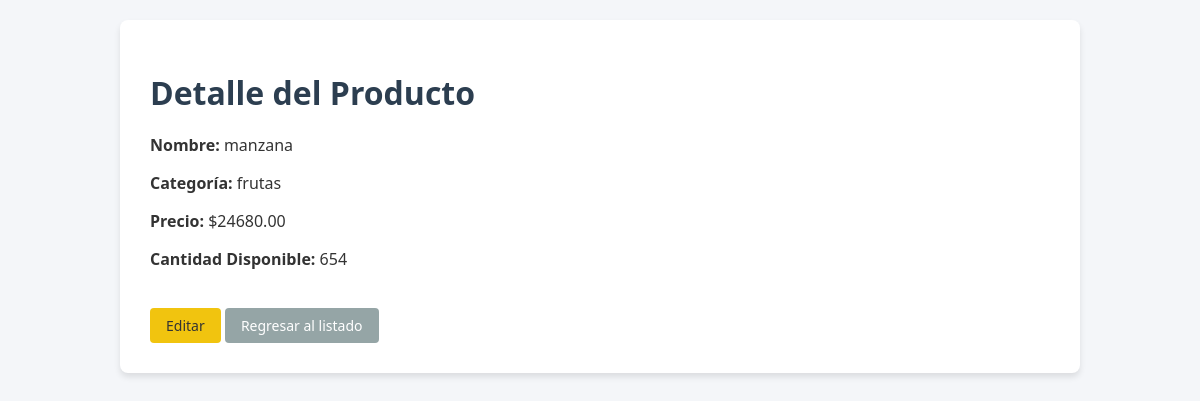
/productos/3/, run on the app's committed database.
### productos/models.py (models this page shows, shortened)
class Producto(models.Model):
    nombre = models.CharField(max_length=100)
    categoria = models.ForeignKey(Categoria, on_delete=models.PROTECT)
    precio = models.DecimalField(max_digits=10, decimal_places=2)
    cantidad = models.IntegerField()
    estado = models.BooleanField(default=True)

class Categoria(models.Model):
    nombre = models.CharField(max_length=100)
    observaciones = models.TextField(blank=True, null=True)
    def __str__(self):
        return self.nombre

### productos/views.py (the view)
# urls.py: path('productos/<int:pk>/', views.detalle_producto, name='detalle_producto'),
def detalle_producto(request, pk):
    producto = get_object_or_404(Producto, pk=pk)
    return render(request, 'detalle_producto.html', {'producto': producto})

### productos/templates/detalle_producto.html (shortened to what this page needs)
{% load static %}
<!DOCTYPE html>
<html lang="es">
<head>
    <link rel="stylesheet" href="{% static 'css/style.css' %}">
</head>
<body>
    <div class="container">
        <h1>Detalle del Producto</h1>
        <p><strong>Nombre:</strong> {{ producto.nombre }}</p>
        <p><strong>Categoría:</strong> {{ producto.categoria }}</p>
        <p><strong>Precio:</strong> ${{ producto.precio }}</p>
        <p><strong>Cantidad Disponible:</strong> {{ producto.cantidad }}</p>
        <br>
        <a href="{% url 'editar_producto' producto.pk %}" class="btn btn-warning">Editar</a>
        <a href="{% url 'lista_productos' %}" class="btn btn-secondary">Regresar al listado</a>
    </div>
</body>
</html>

### productos/static/css/style.css (style rules this page uses)
body { font-family: 'Segoe UI', Tahoma, Geneva, Verdana, sans-serif; background-color: #f4f6f9; margin: 0; padding: 20px; color: #333; }
.container { max-width: 900px; margin: 0 auto; background: #ffffff; padding: 30px; border-radius: 8px; box-shadow: 0 4px 6px rgba(0,0,0,0.1); }
h1 { color: #2c3e50; margin-bottom: 20px; }
.btn { display: inline-block; padding: 8px 16px; font-size: 14px; border-radius: 4px; text-decoration: none; color: white; border: none; cursor: pointer; }
.btn-warning { background-color: #f1c40f; color: #333; }
.btn-secondary { background-color: #95a5a6; }

### data on the page
Producto: nombre "manzana", categoria "frutas", precio "24680.00", cantidad "654"
